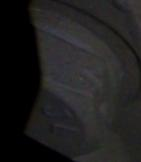
#> input picture gk/BoltHead_20231114104621_6105.jpg, 141 x 162 px, given in place of BoltHead_20231113231427_8209.jpg, which was not available
$ python 'test2 copy.py'   (older library calls are emulated)
#> lines starting #> are read from the running program, lines starting #| are printed output that depends on the picture; long printed decimals are rounded; pictures that were not available may be replaced by others from this repository, and a replacement may not be noted
import cv2
import numpy as np
from skimage.metrics import structural_similarity as compare_ssim

def find_defects_by_comparison_sift(original_image,template_image,threshold_feature=0.8,threshold_ssim=0.8):
    '''
    输入
    original_image: 原始保存图像
    template_image: 巡检拍摄图像
    threshold_feature:通过特征点个数比较方法阈值，阈值越大更容易检测出缺陷，阈值越小越不容易检测出缺陷，对于防尘套破损这样不容易发现的错误阈值应该设高
    threshold_ssim:通过图像相似性比较方法阈值，阈值越大更容易检测出缺陷，阈值越小越不容易检测出缺陷，对于防尘套破损这样不容易发现的错误阈值应该设高
    其中original_image和template_image要保证是一个地方做故障前和做故障后的图，图像可以发生倾斜

    输出
    have_defect: True代表可能存在有缺陷。False代表没有检测出差别。
    '''
    have_defect = False

    # 使用SIFT特征提取器
    sift = cv2.SIFT_create()
    # 提取特征点和描述符
    keypoints1, descriptors1 = sift.detectAndCompute(original_image, None)
    keypoints2, descriptors2 = sift.detectAndCompute(template_image, None)
    # 使用FLANN匹配器进行特征匹配
    flann = cv2.FlannBasedMatcher({'algorithm': 0, 'trees': 5}, {})

    #先看图像自身有多少个特征匹配点，这样方便后边比较
    matches2 = flann.knnMatch(descriptors1, descriptors1, k=2)
    good_matches2 = []
    for m, n in matches2:
        if m.distance < 0.7 * n.distance:
            good_matches2.append(m)

    #先看两幅图片有多少个特征匹配点
    matches = flann.knnMatch(descriptors1, descriptors2, k=2)
    good_matches = []
    for m, n in matches:
        if m.distance < 0.7 * n.distance:
            good_matches.append(m)

    # 在原始图像中绘制匹配的特征
    matched_image = cv2.drawMatches(original_image, keypoints1, template_image, keypoints2, good_matches, None)

    #根据特征匹配来使得第二幅图像与第一幅图像对齐
    if len(good_matches) >= 4:
        src_pts = np.float32([keypoints1[m.queryIdx].pt for m in good_matches]).reshape(-1, 1, 2)
        dst_pts = np.float32([keypoints2[m.trainIdx].pt for m in good_matches]).reshape(-1, 1, 2)
        M, _ = cv2.estimateAffine2D(src_pts, dst_pts)
        # 应用变换矩阵以对齐第二幅图像
        image2_stabilized = cv2.warpAffine(template_image, M, (template_image.shape[1], template_image.shape[0]))
    else:
        image2_stabilized = template_image


    # 计算相似性度量
    #灰度化
    gray_image1 = cv2.cvtColor(original_image, cv2.COLOR_BGR2GRAY)
    gray_image2 = cv2.cvtColor(image2_stabilized, cv2.COLOR_BGR2GRAY)
    #直方图均衡化
    #gray_image1 = cv2.equalizeHist(gray_image1)
    #gray_image2 = cv2.equalizeHist(gray_image2)
    ssim = compare_ssim(gray_image1, gray_image2)

    print("sift特征匹配识别到特征点的百分比：",len(good_matches)/len(good_matches2))
    print("sift特征匹配后比较的相似度：",ssim)
    print()
    # 检测缺陷
    if len(good_matches) < threshold_feature*len(good_matches2) or ssim < threshold_ssim:
        have_defect=True
    else:
        have_defect=False

    # 显示结果图像
    # cv2.imshow("Matched Image Sift", matched_image)
    # cv2.waitKey(0)
    # cv2.destroyAllWindows()
    return have_defect

def find_defects_by_comparison_orb(original_image,template_image,threshold_feature=0.8,threshold_ssim=0.8):
    '''
    输入
    original_image: 原始保存图像
    template_image: 巡检拍摄图像
    threshold_feature:通过特征点个数比较方法阈值，阈值越大更容易检测出缺陷，阈值越小越不容易检测出缺陷，对于防尘套破损这样不容易发现的错误阈值应该设高
    threshold_ssim:通过图像相似性比较方法阈值，阈值越大更容易检测出缺陷，阈值越小越不容易检测出缺陷，对于防尘套破损这样不容易发现的错误阈值应该设高
    其中original_image和template_image要保证是一个地方做故障前和做故障后的图，图像可以发生倾斜

    输出
    have_defect: True代表可能存在有缺陷。False代表没有检测出差别。
    '''
    have_defect = False

    # 转换为灰度图像
    original_image = cv2.cvtColor(original_image, cv2.COLOR_BGR2GRAY)
    template_image = cv2.cvtColor(template_image, cv2.COLOR_BGR2GRAY)

    # 使用SIFT特征提取器
    orb = cv2.ORB_create()
    # 提取特征点和描述符
    keypoints1, descriptors1 = orb.detectAndCompute(original_image, None)
    keypoints2, descriptors2 = orb.detectAndCompute(template_image, None)

    # 使用BFMatcher特征匹配器匹配器进行特征匹配
    bf = cv2.BFMatcher(cv2.NORM_HAMMING, crossCheck=True)
    matches2 = bf.match(descriptors1, descriptors1)
    matches = bf.match(descriptors1, descriptors2)

    #先看图像自身有多少个特征匹配点，这样方便后边比较
    good_matches2 = []
    for m in matches2:
        if  m.queryIdx < len(keypoints1) and m.trainIdx < len(keypoints1):
            good_matches2.append(m)

    #先看两幅图片有多少个特征匹配点
    good_matches = []
    for m in matches:
        if  m.queryIdx < len(keypoints1) and m.trainIdx < len(keypoints2):
            good_matches.append(m)

    # 在原始图像中绘制匹配的特征
    matched_image = cv2.drawMatches(original_image, keypoints1, template_image, keypoints2, good_matches, None)

    #根据特征匹配来使得第二幅图像与第一幅图像对齐
    if len(good_matches) >= 4:
        src_pts = np.float32([keypoints1[m.queryIdx].pt for m in good_matches]).reshape(-1, 1, 2)
        dst_pts = np.float32([keypoints2[m.trainIdx].pt for m in good_matches]).reshape(-1, 1, 2)
        M, _ = cv2.estimateAffine2D(src_pts, dst_pts)
        # 应用变换矩阵以对齐第二幅图像
        image2_stabilized = cv2.warpAffine(template_image, M, (template_image.shape[1], template_image.shape[0]))
    else:
        image2_stabilized = template_image
    image2_stabilized = template_image


    # 计算相似性度量
    #灰度化
    gray_image1 = original_image
    gray_image2 = image2_stabilized
    #直方图均衡化
    #gray_image1 = cv2.equalizeHist(gray_image1)
    #gray_image2 = cv2.equalizeHist(gray_image2)
    ssim = compare_ssim(gray_image1, gray_image2)

    print("orb特征匹配识别到特征点的百分比：",len(good_matches)/len(good_matches2))
    print("orb特征匹配后比较的相似度:",ssim)
    print()
    # 检测缺陷
    if len(good_matches) < threshold_feature*len(good_matches2) or ssim < threshold_ssim:
        have_defect=True
    else:
        have_defect=False

    # 显示结果图像
    # cv2.imshow("Matched Image Orb", matched_image)
    # cv2.waitKey(0)
    # cv2.destroyAllWindows()
    return have_defect

def find_defects_by_comparison(original_image,template_image,threshold_feature=0.8,threshold_ssim=0.8):
    # 图像去噪
    original_image = cv2.medianBlur(original_image, 3)
    template_image = cv2.medianBlur(template_image, 3)
    #调整亮度和对比度
    original_image = cv2.convertScaleAbs(original_image, alpha=1.2, beta=20)
    template_image = cv2.convertScaleAbs(template_image, alpha=1.2, beta=20)
    # 确保两张图片具有相同的尺寸
    if original_image.shape != template_image.shape:
        # 如果尺寸不同，将第二张图片调整为与第一张图片相同的尺寸
        template_image = cv2.resize(template_image, (original_image.shape[1], original_image.shape[0]))


    try:
        have_defect1=find_defects_by_comparison_sift(original_image,template_image,threshold_feature,threshold_ssim)
    except:
        have_defect1 = False
    try:
        have_defect2=find_defects_by_comparison_orb(original_image,template_image,threshold_feature,threshold_ssim)
    except:
        have_defect2 = False

    if have_defect1 == False and have_defect2 == False:
        return False
    else:
        return True


if __name__ == "__main__":
    pass
    # [32 lines of commented-out code are left out]


    template_image = cv2.imread('BoltHead_20231113231427_8209.jpg')
#> template_image is the input picture: shape (162, 141, 3); mean B, G, R 30.8, 30.9, 31.6
    import os
    threshold1=0.85
    threshold2=0.85

    gk_folder = 'gk'
    for filename in os.listdir(gk_folder):
        print('++++++++++++++++++++++++++++++++++++++++')
        image_path = os.path.join(gk_folder, filename)
        original_image = cv2.imread(image_path)
        have_defect = find_defects_by_comparison(original_image, template_image, threshold1, threshold2)
#> in find_defects_by_comparison, `original_image = cv2.convertScaleAbs(original_image, alpha=1.2, beta=20)`:
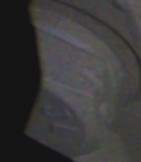
#> original_image: shape (162, 141, 3); mean of channels 0, 1, 2 57, 57, 57.9; drawn as B, G, R
#> in find_defects_by_comparison_sift, `keypoints1, descriptors1 = sift.detectAndCompute(original_image, None)`: keypoints1 = 2 keypoints; (x, y, size): (73, 66, 51.4), (49, 82, 10.9)
#> in find_defects_by_comparison_sift, `keypoints2, descriptors2 = sift.detectAndCompute(template_image, None)`: keypoints2 has the same summary as keypoints1
#> in find_defects_by_comparison_sift, `matches2 = flann.knnMatch(descriptors1, descriptors1, k=2)`: matches2 = 2 matches
#> the loop in find_defects_by_comparison_sift, `for m, n in matches2:` made 2 passes
#> the loop in find_defects_by_comparison_sift, `for m, n in matches:` made 2 passes
#> in find_defects_by_comparison_sift, `matched_image = cv2.drawMatches(original_image, keypoints1, template_i..`:
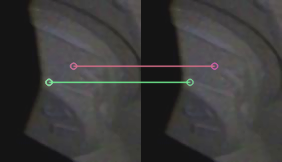
#> matched_image: shape (162, 282, 3); mean of channels 0, 1, 2 57.8, 58.1, 58.9; drawn as B, G, R
#> in find_defects_by_comparison_sift, `ssim = compare_ssim(gray_image1, gray_image2)`: ssim = 1
#| sift特征匹配识别到特征点的百分比： 1.0
#| sift特征匹配后比较的相似度： 1.0
#> in find_defects_by_comparison, `have_defect1=find_defects_by_comparison_sift(original_image,template_i..`: have_defect1 = False
#> in find_defects_by_comparison_orb, `keypoints1, descriptors1 = orb.detectAndCompute(original_image, None)`: keypoints1 = (); descriptors1 = None
#> in find_defects_by_comparison_orb, `keypoints2, descriptors2 = orb.detectAndCompute(template_image, None)`: keypoints2 = (); descriptors2 = None
#> in find_defects_by_comparison_orb, `matches2 = bf.match(descriptors1, descriptors1)`: matches2 = ()
#> after the loop in find_defects_by_comparison_orb, `for m in matches2:`: good_matches2 = []
#> in find_defects_by_comparison_orb, `ssim = compare_ssim(gray_image1, gray_image2)`: ssim = 1
#> have_defect = False
        if have_defect == False:
            print(f"{filename} 未检测到缺陷")
        else:
            print(f"{filename} 检测到缺陷")
#> pass 2 of the loop `for filename in os.listdir(gk_folder):`:
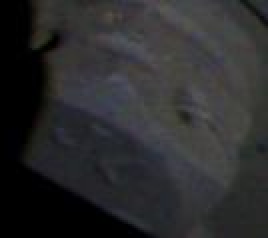
#> input picture gk/BoltHead_20231114104621_6836.jpg, 134 x 119 px (shown 2 times larger)
#> original_image is the input picture: shape (119, 134, 3); mean B, G, R 45, 43.7, 43.4
#> in find_defects_by_comparison (call 2), `template_image = cv2.resize(template_image, (original_image.shape[1], ..`:
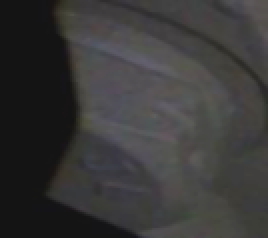
#> template_image: shape (119, 134, 3) (shown 2 times larger); mean of channels 0, 1, 2 56.9, 56.9, 57.8; drawn as B, G, R
#> in find_defects_by_comparison_sift (call 2), `keypoints1, descriptors1 = sift.detectAndCompute(original_image, None)`: keypoints1 = 6 keypoints; (x, y, size): (27, 21, 5.1), (19, 20, 5.1), (93, 58, 4.1), (22, 10, 8.7), (24, 77, 16), (24, 77, 16)
#> in find_defects_by_comparison_sift (call 2), `keypoints2, descriptors2 = sift.detectAndCompute(template_image, None)`: keypoints2 = 2 keypoints; (x, y, size): (68, 49, 43.9), (46, 59, 9.9)
#> in find_defects_by_comparison_sift (call 2), `matches2 = flann.knnMatch(descriptors1, descriptors1, k=2)`: matches2 = 6 matches
#> the loop in find_defects_by_comparison_sift (call 2), `for m, n in matches2:` made 6 passes
#> the loop in find_defects_by_comparison_sift (call 2), `for m, n in matches:` made 6 passes
#> after the loop in find_defects_by_comparison_sift (call 2), `for m, n in matches:`: good_matches = []
#> in find_defects_by_comparison_sift (call 2), `matched_image = cv2.drawMatches(original_image, keypoints1, template_i..`:
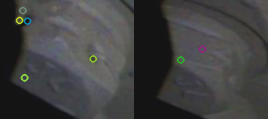
#> matched_image: shape (119, 268, 3); mean of channels 0, 1, 2 65.6, 65.2, 65.2; drawn as B, G, R
#> gray_image1: shape (119, 134)
#> in find_defects_by_comparison_sift (call 2), `ssim = compare_ssim(gray_image1, gray_image2)`: ssim = 0.633
#| sift特征匹配识别到特征点的百分比： 0.0
#| sift特征匹配后比较的相似度： 0.6332
#> have_defect1 = True
#> in find_defects_by_comparison_orb (call 2), `keypoints1, descriptors1 = orb.detectAndCompute(original_image, None)`: keypoints1 = 4 keypoints; (x, y, size): (94, 59, 37.2), (91, 56, 37.2), (93, 59, 31), (90, 57, 31)
#> in find_defects_by_comparison_orb (call 2), `matches2 = bf.match(descriptors1, descriptors1)`: matches2 = 4 matches
#> have_defect = True
#> pass 3 of the loop `for filename in os.listdir(gk_folder):`:
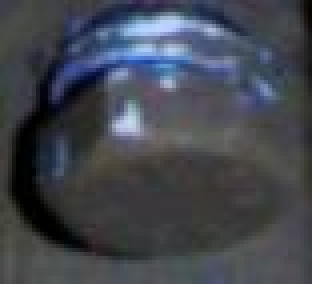
#> input picture gk/BoltHead_20231114104621_8070.jpg, 78 x 71 px (shown 4 times larger)
#> original_image is the input picture: shape (71, 78, 3); mean B, G, R 78.7, 70, 66.1
#> in find_defects_by_comparison (call 3), `template_image = cv2.resize(template_image, (original_image.shape[1], ..`:
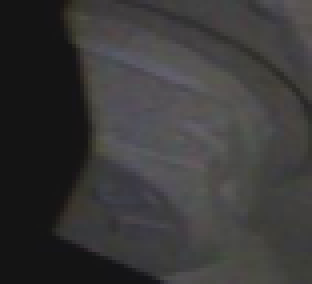
#> template_image: shape (71, 78, 3) (shown 4 times larger); mean of channels 0, 1, 2 56.9, 56.9, 57.8; drawn as B, G, R
#> in find_defects_by_comparison_sift (call 3), `keypoints1, descriptors1 = sift.detectAndCompute(original_image, None)`: keypoints1 = 37 keypoints; strongest (x, y, size): (32, 31, 4.8), (42, 6, 3.8), (53, 7, 2.7), (43, 13, 2.6)
#> in find_defects_by_comparison_sift (call 3), `keypoints2, descriptors2 = sift.detectAndCompute(template_image, None)`: keypoints2 = 3 keypoints; (x, y, size): (40, 29, 26.2), (26, 35, 5.3), (28, 35, 7.3)
#> in find_defects_by_comparison_sift (call 3), `matches2 = flann.knnMatch(descriptors1, descriptors1, k=2)`: matches2 = 37 matches
#> the loop in find_defects_by_comparison_sift (call 3), `for m, n in matches2:` made 37 passes
#> the loop in find_defects_by_comparison_sift (call 3), `for m, n in matches:` made 37 passes
#> in find_defects_by_comparison_sift (call 3), `gray_image1 = cv2.cvtColor(original_image, cv2.COLOR_BGR2GRAY)`:
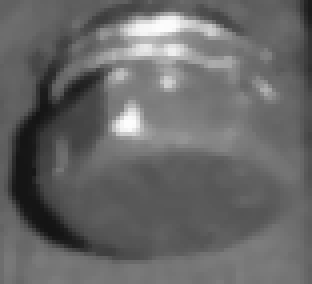
#> gray_image1: shape (71, 78) (shown 4 times larger); min 20, max 253, mean 103.3
#> gray_image2: shape (71, 78)
#> in find_defects_by_comparison_sift (call 3), `ssim = compare_ssim(gray_image1, gray_image2)`: ssim = 0.3
#| sift特征匹配识别到特征点的百分比： 0.0
#| sift特征匹配后比较的相似度： 0.2998
#> in find_defects_by_comparison_orb (call 3), `keypoints1, descriptors1 = orb.detectAndCompute(original_image, None)`: keypoints1 = 1 keypoints; (x, y, size): (34, 31, 31)
#> in find_defects_by_comparison_orb (call 3), `matches2 = bf.match(descriptors1, descriptors1)`: matches2 = 1 matches
#> the loop made 4 passes; the first 3 are shown


    # [9 lines of commented-out code are left out]
